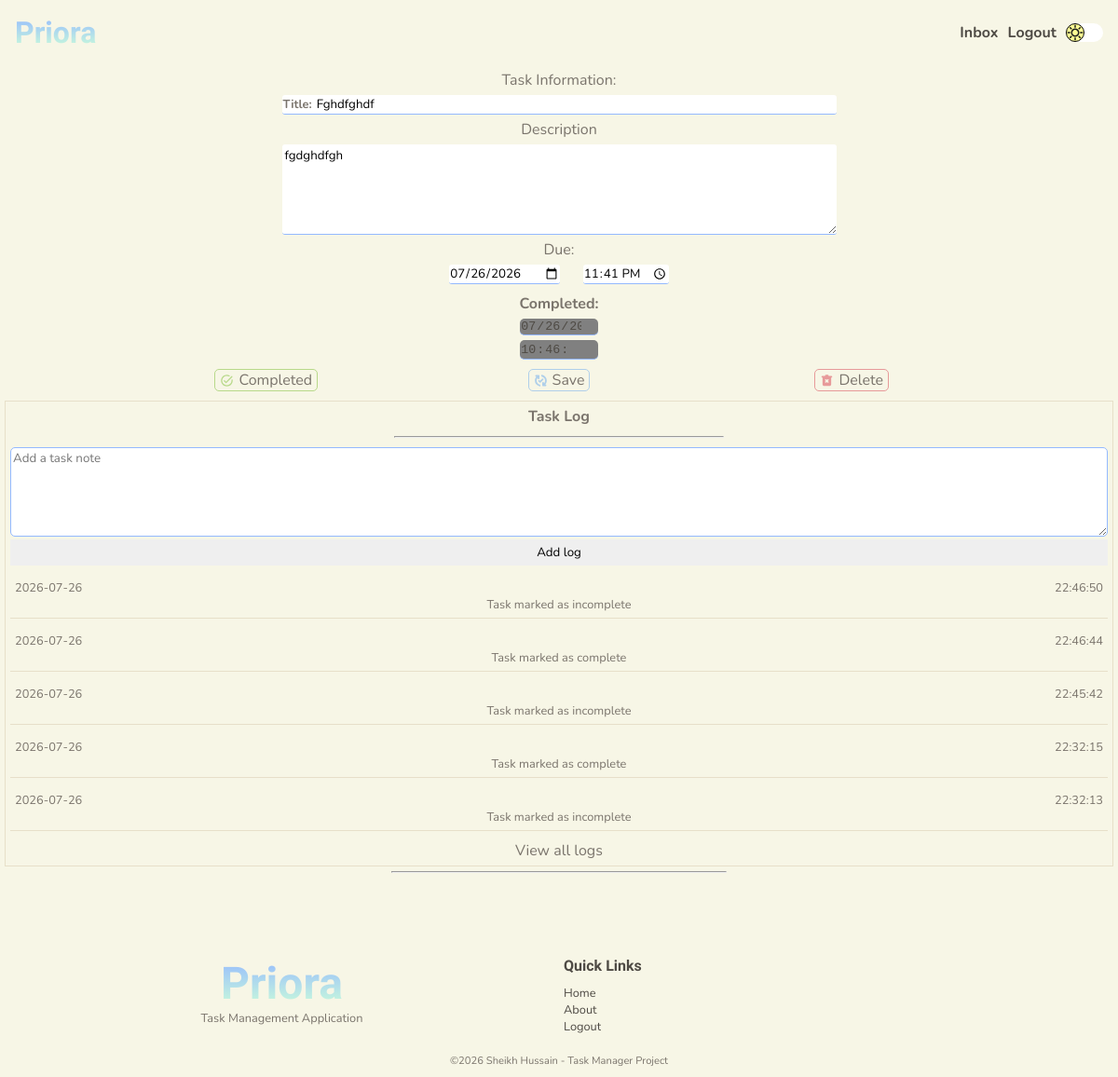
The page /user/task/1 (signed in) on the database its author committed.
### tables this page shows
CREATE TABLE "tasks" (
                            "task_id"	INTEGER NOT NULL UNIQUE,
                            "user_id"	INTEGER NOT NULL,
                            "title"	TEXT NOT NULL,
                            "description"	TEXT NOT NULL,
                            "due_date"	TEXT NOT NULL,
                            "due_time"	TEXT NOT NULL,
                            "completion_date"	TEXT,
                            "completion_time"	TEXT,
                            "completed"	INTEGER NOT NULL DEFAULT 0,
                            PRIMARY KEY("task_id" AUTOINCREMENT),
                            FOREIGN KEY("user_id") 
                                REFERENCES "users"("user_id")
                                ON DELETE CASCADE
                            );

CREATE TABLE "task_logs" (
                            "log_id"	INTEGER NOT NULL UNIQUE,
                            "task_id"	INTEGER NOT NULL,
                            "user_id"   INTEGER NOT NULL,
                            "date"	TEXT NOT NULL,
                            "time"	TEXT NOT NULL,
                            "comment"	TEXT NOT NULL,
                            PRIMARY KEY("log_id" AUTOINCREMENT),
                            FOREIGN KEY("task_id") 
                                REFERENCES "tasks"("task_id")
                                ON DELETE CASCADE,
                            FOREIGN KEY ("user_id")
                                REFERENCES "users"("user_id")
                                ON DELETE CASCADE
                            );

### app.py (the view)
@app.route("/user/task/<int:task_id>", methods=["GET", "POST"])
@login_required
@password_reset_required
def task(task_id):
    user = find_user_by_id(session.get("user-id"))
    task = search_task_by_id(task_id, user)
    title = f"{task['title']}"
    logs = get_task_logs(task_id, user)
    date = datetime.now().replace(microsecond=0).date()
    today = f"{date}"
    overdue = bool(task["due_date"] < today)
    return render_template(
        "tasks/task-page.html",
        title=title,
        task=task,
        logs=logs,
        overdue=overdue,
        today=today,
    )

### app.py (called while the page is built)
@app.after_request
def security_headers(response):
    response.headers["Content-Security-Policy"] = (
        "default-src 'self'; "
        "script-src 'self'; "
        "style-src 'self' https://fonts.googleapis.com; "
        "font-src 'self' https://fonts.gstatic.com;"
    )
    return response

### services/auth.py (called while the page is built)
def login_required(f):
    @wraps(f)
    def decorated_function(*args, **kwargs):
        if session.get("user-id") is None:
            return redirect(url_for("login"))
        return f(*args, **kwargs)
    return decorated_function

def password_reset_required(f):
    @wraps(f)
    def decorated_function(*args, **kwargs):
        reset_req = is_reset_req(session.get("user-id"))
        if reset_req:
            return redirect(url_for("change_password"))
        return f(*args, **kwargs)
    return decorated_function

### services/database.py (called while the page is built)
def connect_database():
    os.makedirs("instance", exist_ok=True)
    connection = sqlite3.connect("instance/task-manager.db")
    connection.row_factory = sqlite3.Row
    connection.execute("PRAGMA foreign_keys = ON;")
    return connection

def find_user_by_id(user_id):
    connection = connect_database()
    cursor = connection.cursor()
    try:
        cursor.execute(
            """SELECT * FROM users WHERE user_id = ?;""",
            (user_id,),
        )
        user = cursor.fetchone()
        return user
    except Exception as e:
        print(e)
        return False
    finally:
        connection.close()

def is_reset_req(user_id):
    connection = connect_database()
    cursor = connection.cursor()
    try:
        cursor.execute(
            """SELECT reset FROM users WHERE user_id = ?;""",
            (user_id,),
        )
        required = cursor.fetchone()
        return bool(required and required["reset"] == 1)
    except Exception as e:
        print(e)
        return False
    finally:
        connection.close()

def find_task_by_id(task_id, user_id):
    connection = connect_database()
    cursor = connection.cursor()
    try:
        cursor.execute(
            """SELECT * FROM tasks WHERE task_id = ? AND user_id = ?;""",
            (task_id, user_id),
        )
        task = cursor.fetchone()
        return task
    except Exception as e:
        print(e)
        return False
    finally:
        connection.close()

### services/tasks.py (called while the page is built)
def search_task_by_id(task_id, user):
    user_id = user["user_id"]
    task = find_task_by_id(task_id, user_id)
    if task:
        return task
    return None

### templates/tasks/task-page.html (shortened to what this page needs)
{% extends 'layout.html' %} {% block content %}
<section class="task-view-section">
  <div class="task-view">
    <form
      action="{{ url_for('update_task', task_id = task['task_id']) }}"
      method="post"
      id="edit-task-form"
    >
      <p>Task Information:</p>
      <div class="task-view-input-box">
        <p>Title:</p>
        <input
          type="text"
          name="title"
          id="title"
          value="{{ task['title'].title() }}"
        />
      </div>
      <p>Description</p>
      <textarea name="description" id="description" rows="5">
{{ task['description'] }}</textarea
      >
      <p>Due:</p>
      <div class="task-view-due">
        <input
          type="date"
          name="due-date"
          id="due-date"
          value="{{ task['due_date'] }}"
          min="{{today}}"
        />
        <input
          type="time"
          name="due-time"
          id="due-time"
          value="{{ task['due_time'] }}"
        />
      </div>
    </form>
    <div class="task-view-completed">
      <p><strong>Completed:</strong></p>
      <input
        type="date"
        name="completed-date"
        id="completed-date"
        value="{{ task['completion_date'] }}"
        class="date-completed"
        disabled
      />
      <input
        type="time"
        class="date-completed"
        name="completed-time"
        id="completed-time"
        value="{{ task['completion_time'] }}"
        disabled
      />
    </div>
    <div class="task-view-buttons-section">
      {% if task['completed'] == 0 %}
      <form
        action="{{ url_for('task_complete', task_id = task['task_id']) }}"
        method="post"
      >
        <button type="submit" class="task-view-button complete">
          <p>Completed</p>
        </button>
      </form>
      {% endif %}
      <button
        form="edit-task-form"
        type="submit"
        formmethod="post"
        class="task-view-button save-changes"
      >
        <p>Save</p>
      </button>
      <form
        action="{{ url_for('delete_task', task_id = task['task_id']) }}"
        method="post"
      >
        <button
          type="submit"
          class="task-view-button delete-task"
        >
          <p>Delete</p>
        </button>
      </form>
    </div>
  </div>
  <div class="task-view-log">
    <div class="task-log">
      <p><strong>Task Log</strong></p>
      <hr />
      <form
        action="{{url_for('add_task_log', task_id = task['task_id'])}}"
        method="post"
        class="add-log-form"
      >
        <textarea
          name="comment"
          id="comment"
          rows="5"
          placeholder="Add a task note"
        ></textarea>
        <input type="submit" value="Add log" />
      </form>
      {% if logs %} {% for log in logs %}
      <div class="log">
        <div class="log-info">
          <p>{{ log['date']}}</p>
          <p>{{ log['time']}}</p>
        </div>
        <div class="log-description">
          <p>{{ log['comment'] }}</p>
        </div>
      </div>
      {% endfor %} {% else %}
      <p>No logs for this task</p>
      {% endif %}
      <a href="{{ url_for('all_logs', task_id = task['task_id'])}}"
        ><p>View all logs</p></a
      >
    </div>
  </div>
</section>
{% endblock content %}

### static/css/base.css (style rules this page uses)
:root { --bg-color: #F7F6E6; --bg-task-card: white; --surface-color: #FFFFFF; --surface-secondary: #FFF8EF; --hero-gradient: linear-gradient(90deg, #CDFFD8 0%, #94B9FF 100%); --hero-bg-mb: url('/static/media/light-bg-mobile.gif'); --hero-bg-dk: url('/static/media/light-bg-desktop.gif'); --box-shadow: #4E4A44; --night-mode-button: url('/static/media/day.svg'); --primary-text: #4E4A44; --secondary-text: #7A746C; --accent-peach: #FFDFBD; --accent-beige: #E2C0AE; --accent-green: #D9E9B1; --accent-yellow: #F2EAA0; --border-color: #E7DFC9; --scrollbar-color: #E2C0AE; --success: #B8D98A; --warning: #F2EAA0; --danger: #E79A9A; --info: #AFCFEA; }
* { box-sizing: border-box; margin: 0; padding: 0; scrollbar-width: thin; scrollbar-color: #94B9FF var(--bg-color); }
html { overflow-x: hidden; scroll-behavior: smooth; }
body { background-color: var(--bg-color); font-family: "Nunito"; overflow-x: hidden; }
p { color: var(--secondary-text); font-family: "Nunito"; }
a { text-decoration: none; color: var(--primary-text) }
hr { width: 30%; color: var(--primary-text); }

### static/css/pages/user/tasks/task-view.css (style rules this page uses)
.task-view-section { padding: 5px; display: flex; flex-direction: column; gap: 10px; width: 100%; }
.task-view { display: flex; flex-direction: column; justify-content: center; gap: 10px; width: 100%; }
.task-view form { display: flex; flex-direction: column; justify-content: center; align-items: center; gap: 5px; width: 100%; }
.task-view-input-box { width: 100%; display: flex; font-size: 0.8rem; justify-content: center; align-items: center; gap: 5px; font-weight: bold; background-color: white; border-radius: 3px; padding: 1px; border-bottom: 1px solid #94B9FF; }
.task-view form input { width: 100%; font-family: "Nunito"; border: none; border-radius: 3px; }
.task-view form textarea { width: 100%; border: none; background-color: white; font-family: "Nunito"; border-radius: 3px; padding: 3px; border-bottom: 1px solid #94B9FF; }
.task-view-due { display: flex; width: 30%; align-items: center; justify-content: center; gap: 25px; }
.task-view-due input:nth-child(1) { border-bottom: 1px solid #94B9FF; }
.task-view-due input:nth-child(2) { border-bottom: 1px solid #94B9FF; }
.task-view-due input:nth-child(2) { width: 60%; }
.task-view-completed { width: 100%; display: flex; flex-direction: column; justify-content: center; align-items: center; gap: 5px; }
.date-completed { color: var(--primary-text); border-radius: 5px; text-align: center; border: none; width: 30%; background-color: gray; border-bottom: 1px solid #94B9FF; }
.task-view-buttons-section { width: 100%; display: flex; justify-content: space-evenly; }
.task-view-button { display: flex; gap: 5px; justify-content: center; align-items: center; border-radius: 5px; padding-right: 5px; padding-left: 5px; background: none; font-size: 1rem; }
.task-view-button.complete { border: 1px solid var(--success); }
.task-view-button.delete-task { border: 1px solid var(--danger); }
.task-view-button.save-changes { border: 1px solid var(--info); }
.task-view-button svg { width: 15px; }
.completed-button { fill: var(--success); }
.save-changes-button { fill: var(--info); }
.delete-button { fill: var(--danger); }
.task-log { width: 100%; border: 1px solid var(--border-color); display: flex; flex-direction: column; align-items: center; padding: 5px; gap: 10px; }
.log { width: 100%; font-size: 0.8rem; border-bottom: 1px solid var(--border-color); padding: 5px; }
.log-info { width: 100%; display: flex; justify-content: space-between; }
.log-description { text-align: center; }
.add-log-form { display: flex; flex-direction: column; width: 100%; gap: 3px; }
.add-log-form textarea { font-family: "Nunito"; padding: 2px; border: 1px solid #94B9FF; border-radius: 5px; }
.add-log-form input { border: none; padding:5px; font-family: "Nunito"; }
@media screen and (min-width: 1000px) { .task-view { align-items: center; } }
@media screen and (min-width: 1000px) { .task-view form { display: flex; flex-direction: column; justify-content: center; align-items: center; gap: 5px; width: 50%; } }
@media screen and (min-width: 1000px) { .date-completed { width: 7%; } }

### rows shown on the page
tasks: title "Fghdfghdf", description "fgdghdfgh", due-date "07/26/2026", due-time "23:41", completed-date "07/26/2026", completed-time "22:46:44"
task_logs: date "2026-07-26", time "22:46:50", comment "Task marked as incomplete"
task_logs: date "2026-07-26", time "22:46:44", comment "Task marked as complete"
task_logs: date "2026-07-26", time "22:45:42", comment "Task marked as incomplete"
task_logs: date "2026-07-26", time "22:32:15", comment "Task marked as complete"
task_logs: date "2026-07-26", time "22:32:13", comment "Task marked as incomplete"
